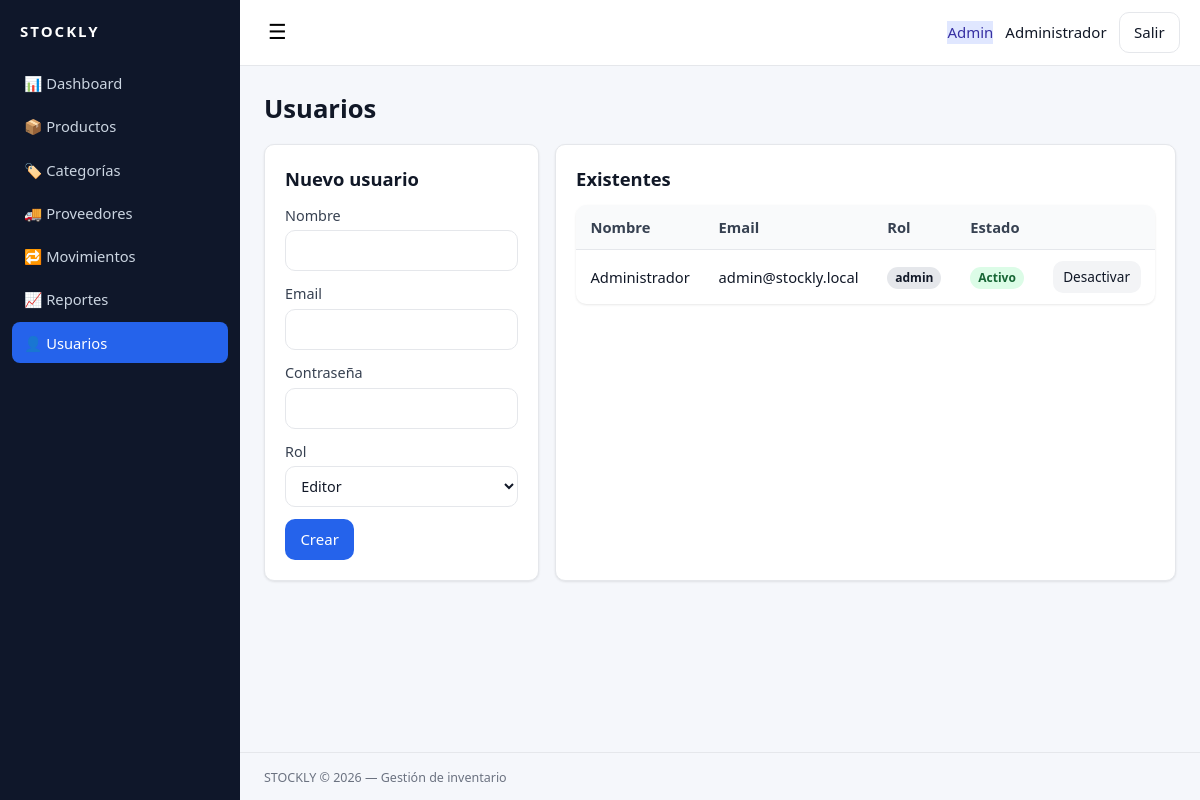
/usuarios.php (signed in), run on the app's committed database.
### tables this page shows
CREATE TABLE `usuarios` (
  `id` int(11) NOT NULL AUTO_INCREMENT,
  `nombre` varchar(100) NOT NULL,
  `email` varchar(150) NOT NULL,
  `password_hash` varchar(255) NOT NULL,
  `rol` enum('admin','editor') NOT NULL DEFAULT 'editor',
  `activo` tinyint(1) NOT NULL DEFAULT 1,
  `intentos_fallidos` int(11) NOT NULL DEFAULT 0,
  `bloqueado_hasta` datetime DEFAULT NULL,
  `ultimo_acceso` datetime DEFAULT NULL,
  `created_at` timestamp NOT NULL DEFAULT current_timestamp(),
  PRIMARY KEY (`id`),
  UNIQUE KEY `email` (`email`)
);

### includes/auth.php (called while the page is built, shortened)
<?php
function current_user(): array {
    return [
        'id' => $_SESSION['user_id'] ?? null,
        'nombre' => $_SESSION['nombre'] ?? '',
        'rol' => $_SESSION['rol'] ?? '',
    ];
}

### config/database.php (called while the page is built, shortened)
<?php
function db(): PDO {
    static $pdo = null;
    if ($pdo === null) {
        $dsn = 'mysql:host=' . DB_HOST . ';dbname=' . DB_NAME . ';charset=utf8mb4';
        try {
            $pdo = new PDO($dsn, DB_USER, DB_PASS, [
                PDO::ATTR_ERRMODE => PDO::ERRMODE_EXCEPTION,
                PDO::ATTR_DEFAULT_FETCH_MODE => PDO::FETCH_ASSOC,
                PDO::ATTR_EMULATE_PREPARES => false,
            ]);
        } catch (PDOException $e) {
            error_log('DB Error: ' . $e->getMessage());
            http_response_code(500);
            exit(json_encode(['error' => 'Error de conexión a la base de datos']));
        }
    }
    return $pdo;
}

### usuarios.php (the view, shortened to what this page needs)
<?php
require_once __DIR__ . '/config/database.php';
require_once __DIR__ . '/includes/auth.php';
$users = db()->query('SELECT id,nombre,email,rol,activo,ultimo_acceso FROM usuarios ORDER BY id')->fetchAll();
include __DIR__ . '/includes/header.php';
?>
<h1>Usuarios</h1>
<div class="grid-2">
  <form method="post" class="card">
    <h2>Nuevo usuario</h2>
    <label>Nombre<input name="nombre" required></label>
    <label>Email<input type="email" name="email" required></label>
    <label>Contraseña<input type="password" name="password" required minlength="8"></label>
    <label>Rol
      <select name="rol"><option value="editor">Editor</option><option value="admin">Admin</option></select>
    </label>
    <button class="btn btn-primary">Crear</button>
  </form>
  <div class="card">
    <h2>Existentes</h2>
    <table class="table">
      <thead><tr><th>Nombre</th><th>Email</th><th>Rol</th><th>Estado</th><th></th></tr></thead>
      <tbody>
      <?php foreach ($users as $u): ?>
        <tr>
          <td><?= htmlspecialchars($u['nombre']) ?></td>
          <td><?= htmlspecialchars($u['email']) ?></td>
          <td><span class="badge"><?= $u['rol'] ?></span></td>
          <td><?= $u['activo']?'<span class="badge badge-success">Activo</span>':'<span class="badge badge-danger">Inactivo</span>' ?></td>
          <td><a href="?toggle=<?= $u['id'] ?>" class="btn btn-sm"><?= $u['activo']?'Desactivar':'Activar' ?></a></td>
        </tr>
      <?php endforeach; ?>
      </tbody>
    </table>
  </div>
</div>
<?php include __DIR__ . '/includes/footer.php'; ?>

### includes/header.php (shortened to what this page needs)
<?php
require_once __DIR__ . '/auth.php';
?>
<!DOCTYPE html>
<html lang="es">
<head>
<link rel="stylesheet" href="assets/css/style.css">
</head>
<body class="app-body">
<div class="app-layout">
  <?php include __DIR__ . '/sidebar.php'; ?>
  <div class="app-main">
    <header class="app-header">
      <button class="btn-icon" id="toggleSidebar" aria-label="Menú">☰</button>
      <div class="header-right">
        <span class="badge-role"><?= htmlspecialchars($u['rol']) ?></span>
        <span><?= htmlspecialchars($u['nombre']) ?></span>
        <a href="logout.php" class="btn btn-ghost">Salir</a>
      </div>
    </header>
    <main class="app-content">

### assets/css/style.css (style rules this page uses)
:root { --bg: #f5f7fb; --surface: #ffffff; --border: #e5e7eb; --text: #111827; --muted: #6b7280; --primary: #2563eb; --primary-hover: #1d4ed8; --danger: #dc2626; --warn: #d97706; --success: #16a34a; --radius: 10px; --shadow: 0 1px 3px rgba(0,0,0,.06), 0 1px 2px rgba(0,0,0,.04); }
* { box-sizing: border-box; }
html, body { margin: 0; padding: 0; }
body { font-family: system-ui, -apple-system, "Segoe UI", Roboto, sans-serif; background: var(--bg); color: var(--text); font-size: 15px; line-height: 1.5; }
h1 { font-size: 1.6rem; margin: 0 0 1rem; }
h2 { font-size: 1.15rem; margin: 0 0 .75rem; }
label { display: block; margin-bottom: .75rem; font-weight: 500; color: #374151; font-size: .9rem; }
input, select, textarea { width: 100%; padding: .55rem .7rem; border: 1px solid var(--border); border-radius: var(--radius); font: inherit; background: #fff; color: var(--text); margin-top: .25rem; }
a { color: var(--primary); text-decoration: none; }
.app-layout { display: grid; grid-template-columns: 240px 1fr; min-height: 100vh; }
.app-main { display: flex; flex-direction: column; min-width: 0; }
.app-content { padding: 1.5rem; flex: 1; }
.app-header { background: var(--surface); border-bottom: 1px solid var(--border); padding: .75rem 1.25rem; display: flex; align-items: center; justify-content: space-between; }
.header-right { display: flex; align-items: center; gap: .75rem; }
.btn { display: inline-flex; align-items: center; gap: .4rem; padding: .5rem .9rem; border: 1px solid transparent; border-radius: var(--radius); font: inherit; font-weight: 500; cursor: pointer; background: #f3f4f6; color: var(--text); transition: background .15s; }
.btn-primary { background: var(--primary); color: #fff; }
.btn-ghost { background: transparent; border-color: var(--border); }
.btn-sm { padding: .3rem .6rem; font-size: .85rem; }
.btn-icon { background: transparent; border: none; font-size: 1.3rem; cursor: pointer; padding: .25rem .5rem; }
.card { background: var(--surface); border: 1px solid var(--border); border-radius: var(--radius); padding: 1.25rem; box-shadow: var(--shadow); }
.table { width: 100%; border-collapse: collapse; background: var(--surface); border-radius: var(--radius); overflow: hidden; box-shadow: var(--shadow); margin-bottom: 1rem; }
.table th, .table td { padding: .7rem .9rem; text-align: left; border-bottom: 1px solid var(--border); font-size: .92rem; }
.table thead th { background: #f9fafb; font-weight: 600; color: #374151; cursor: pointer; }
.table tbody tr:last-child td { border-bottom: none; }
.badge { display: inline-block; padding: 2px 8px; border-radius: 999px; font-size: .75rem; font-weight: 600; background: #e5e7eb; color: #111827; }
.badge-success { background: #dcfce7; color: #166534; }
.badge-role { background: #e0e7ff; color: #3730a3; text-transform: capitalize; }
.grid-2 { display: grid; grid-template-columns: 1fr 1fr; gap: 1rem; }

### data on the page
usuarios: rol "Admin", nombre "Administrador", email "admin@stockly.local", rol "admin", activo "Activo"
